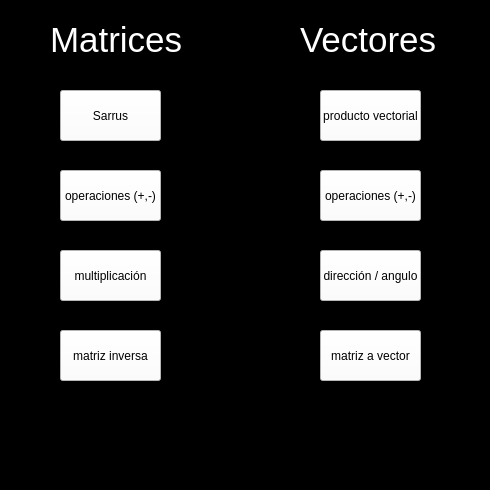
<?xml version="1.0" encoding="UTF-8"?>
<ui version="4.0">
 <class>MainWindow</class>
 <widget class="QMainWindow" name="MainWindow">
  <property name="geometry">
   <rect>
    <x>0</x>
    <y>0</y>
    <width>490</width>
    <height>490</height>
   </rect>
  </property>
  <property name="font">
   <font>
    <family>Sitka</family>
   </font>
  </property>
  <property name="cursor">
   <cursorShape>ArrowCursor</cursorShape>
  </property>
  <property name="windowTitle">
   <string>MainWindow</string>
  </property>
  <property name="styleSheet">
   <string notr="true">background-color: rgb(0, 0, 0);</string>
  </property>
  <widget class="QWidget" name="centralwidget">
   <widget class="QLabel" name="label">
    <property name="geometry">
     <rect>
      <x>50</x>
      <y>20</y>
      <width>131</width>
      <height>41</height>
     </rect>
    </property>
    <property name="styleSheet">
     <string notr="true">border-bottom-color: rgb(255, 255, 255);</string>
    </property>
    <property name="text">
     <string>&lt;html&gt;&lt;head/&gt;&lt;body&gt;&lt;p&gt;&lt;span style=&quot; font-size:26pt; color:#ffffff;&quot;&gt;Matrices &lt;/span&gt;&lt;/p&gt;&lt;/body&gt;&lt;/html&gt;</string>
    </property>
   </widget>
   <widget class="QPushButton" name="pushButton">
    <property name="geometry">
     <rect>
      <x>60</x>
      <y>90</y>
      <width>101</width>
      <height>51</height>
     </rect>
    </property>
    <property name="styleSheet">
     <string notr="true">background-color: rgb(255, 255, 255);
</string>
    </property>
    <property name="text">
     <string>Sarrus</string>
    </property>
   </widget>
   <widget class="QLabel" name="label_2">
    <property name="geometry">
     <rect>
      <x>300</x>
      <y>20</y>
      <width>141</width>
      <height>41</height>
     </rect>
    </property>
    <property name="styleSheet">
     <string notr="true">border-bottom-color: rgb(255, 255, 255);</string>
    </property>
    <property name="text">
     <string>&lt;html&gt;&lt;head/&gt;&lt;body&gt;&lt;p&gt;&lt;span style=&quot; font-size:26pt; color:#ffffff;&quot;&gt;Vectores  &lt;/span&gt;&lt;/p&gt;&lt;/body&gt;&lt;/html&gt;</string>
    </property>
   </widget>
   <widget class="QPushButton" name="pushButton_2">
    <property name="geometry">
     <rect>
      <x>60</x>
      <y>170</y>
      <width>101</width>
      <height>51</height>
     </rect>
    </property>
    <property name="styleSheet">
     <string notr="true">background-color: rgb(255, 255, 255);</string>
    </property>
    <property name="text">
     <string>operaciones (+,-)</string>
    </property>
   </widget>
   <widget class="QPushButton" name="pushButton_3">
    <property name="geometry">
     <rect>
      <x>60</x>
      <y>250</y>
      <width>101</width>
      <height>51</height>
     </rect>
    </property>
    <property name="styleSheet">
     <string notr="true">background-color: rgb(255, 255, 255);</string>
    </property>
    <property name="text">
     <string>multiplicación</string>
    </property>
   </widget>
   <widget class="QPushButton" name="pushButton_4">
    <property name="geometry">
     <rect>
      <x>60</x>
      <y>330</y>
      <width>101</width>
      <height>51</height>
     </rect>
    </property>
    <property name="styleSheet">
     <string notr="true">background-color: rgb(255, 255, 255);</string>
    </property>
    <property name="text">
     <string>matriz inversa</string>
    </property>
   </widget>
   <widget class="QPushButton" name="pushButton_5">
    <property name="geometry">
     <rect>
      <x>320</x>
      <y>330</y>
      <width>101</width>
      <height>51</height>
     </rect>
    </property>
    <property name="styleSheet">
     <string notr="true">background-color: rgb(255, 255, 255);</string>
    </property>
    <property name="text">
     <string>matriz a vector</string>
    </property>
   </widget>
   <widget class="QPushButton" name="pushButton_6">
    <property name="geometry">
     <rect>
      <x>320</x>
      <y>170</y>
      <width>101</width>
      <height>51</height>
     </rect>
    </property>
    <property name="styleSheet">
     <string notr="true">background-color: rgb(255, 255, 255);</string>
    </property>
    <property name="text">
     <string>operaciones (+,-)</string>
    </property>
   </widget>
   <widget class="QPushButton" name="pushButton_7">
    <property name="geometry">
     <rect>
      <x>320</x>
      <y>250</y>
      <width>101</width>
      <height>51</height>
     </rect>
    </property>
    <property name="styleSheet">
     <string notr="true">background-color: rgb(255, 255, 255);</string>
    </property>
    <property name="text">
     <string>dirección / angulo</string>
    </property>
   </widget>
   <widget class="QPushButton" name="pushButton_8">
    <property name="geometry">
     <rect>
      <x>320</x>
      <y>90</y>
      <width>101</width>
      <height>51</height>
     </rect>
    </property>
    <property name="styleSheet">
     <string notr="true">background-color: rgb(255, 255, 255);</string>
    </property>
    <property name="text">
     <string>producto vectorial</string>
    </property>
   </widget>
  </widget>
  <widget class="QStatusBar" name="statusbar"/>
  <action name="actionsalir">
   <property name="text">
    <string>salir</string>
   </property>
  </action>
  <action name="actionpart_1">
   <property name="text">
    <string>part 1</string>
   </property>
  </action>
 </widget>
 <resources/>
 <connections/>
</ui>
